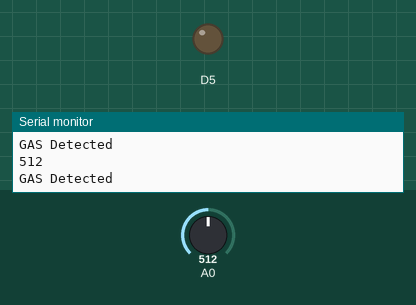
Recording of a sketch running on a simulated ESP8266 (NodeMCU). Parts: output pins drawn as LEDs (lit = HIGH), the last lines printed to the serial monitor. Inputs (shaded band) come from the test bench; at power-on: A0 = 512.

Above: at 1.2 s.
1.3 s: A0 set to 314
2.8 s: A0 set to 291
At 3.7 s:
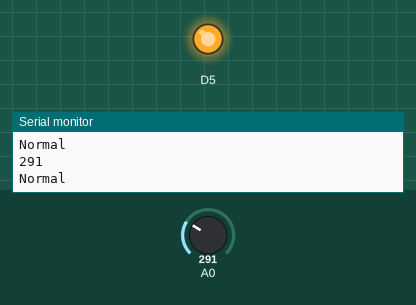
4.3 s: A0 set to 306
At 4.9 s:
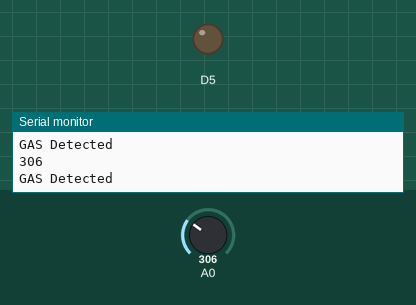
5.8 s: A0 set to 290
At 6.2 s:
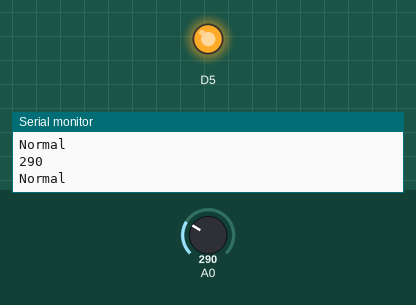
Timing chart, 0 to 8.3 s (numbered marks = the images above; inputs shaded):
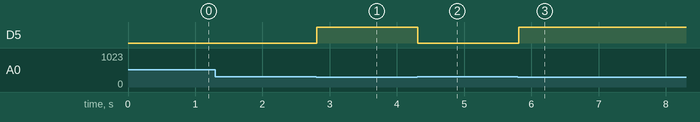

The sketch:

10_MQSensor_ESP8266.ino
```cpp
void setup() {
  Serial.begin(115200);
  pinMode(D5, OUTPUT);
}
void loop() {
  int analog = analogRead(A0);
    Serial.println(analog);

  if (analog < 300) {
    digitalWrite(D5, HIGH);
    Serial.println("Normal");
  }
  else {
    digitalWrite(D5, LOW);
    Serial.println("GAS Detected");
  }
  delay(100);
}
```

Measured:
- the behaviour switches between 300 and 299 on A0 (found by bisection; images 0 and 1)
- after the input at 2.8 s, D5: LOW → HIGH at once
- after the input at 4.3 s, D5: HIGH → LOW at once
- after the input at 5.8 s, D5: LOW → HIGH at once
